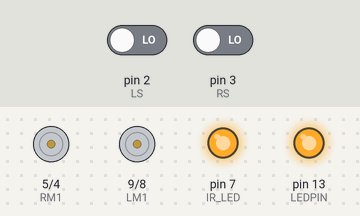
The sketch below on a simulated Arduino Uno, built with avr-gcc and run on an emulated ATmega328P. Shown: motor-driver pin pairs drawn as motors (green arrow = first pin HIGH = forward, orange = second pin HIGH = backward, longer = more drive), output pins drawn as LEDs (lit = HIGH). Inputs (shaded band) come from the test bench; at power-on: pin 2 (LS) LOW, pin 3 (RS) LOW.

Above: at 1.2 s.
1.3 s: pin 2 (LS) driven HIGH
At 1.7 s:
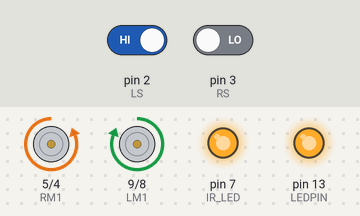
2.8 s: pin 3 (RS) driven HIGH
At 4.0 s:
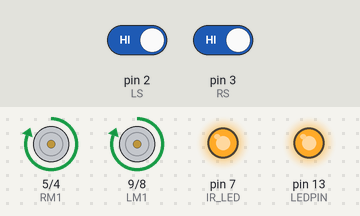
4.3 s: pin 2 (LS) driven LOW
At 5.2 s:
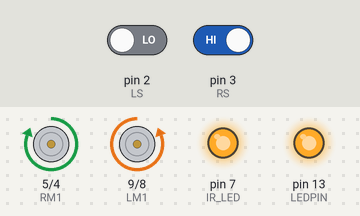
5.8 s: pin 3 (RS) driven LOW
At 6.4 s:
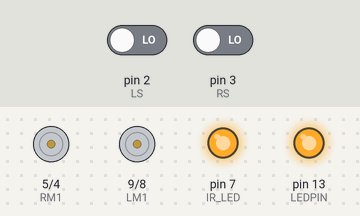
Timing chart, 0 to 8.3 s (numbered marks = the images above; inputs shaded):
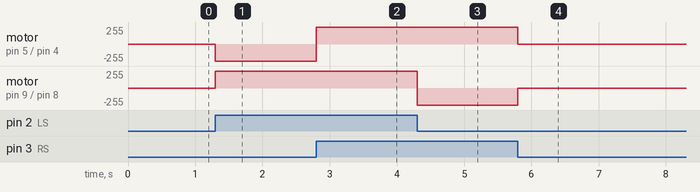

The sketch:

black_line_follower.ino
```cpp
#define LS 2
#define RS 3
#define LM1 9
#define LM2 8
#define RM1 5
#define RM2 4
#define IR_LED 7
#define LEDPIN 13

void setup() {
  pinMode(LS, INPUT);
  pinMode(RS, INPUT);
  pinMode(LM1, OUTPUT);
  pinMode(LM2, OUTPUT);
  pinMode(RM1, OUTPUT);
  pinMode(RM2, OUTPUT);
  pinMode(IR_LED, OUTPUT);
  digitalWrite(IR_LED, HIGH);
  pinMode(LEDPIN, OUTPUT);
  digitalWrite(LEDPIN, HIGH);
}

void loop() {
  bool leftSensor = digitalRead(LS);
  bool rightSensor = digitalRead(RS);

  if (leftSensor && rightSensor) {
    digitalWrite(LM1, HIGH);
    digitalWrite(LM2, LOW);
    digitalWrite(RM1, HIGH);
    digitalWrite(RM2, LOW);
    digitalWrite(LEDPIN, HIGH);
  }

  else if (leftSensor && !rightSensor) {
    digitalWrite(LM1, HIGH);
    digitalWrite(LM2, LOW);
    digitalWrite(RM1, LOW);
    digitalWrite(RM2, HIGH);
  }

  else if (!leftSensor && rightSensor) {
    digitalWrite(LM1, LOW);
    digitalWrite(LM2, HIGH);
    digitalWrite(RM1, HIGH);
    digitalWrite(RM2, LOW);
  }

  else {
    digitalWrite(LM1, LOW);
    digitalWrite(LM2, LOW);
    digitalWrite(RM1, LOW);
    digitalWrite(RM2, LOW);
  }
}
```

Measured:
- after the input at 1.3 s, motor on pin 5 (RM1) / pin 4 (RM2): stopped → backward 255/255 at once; motor on pin 9 (LM1) / pin 8 (LM2): stopped → forward 255/255 at once
- after the input at 2.8 s, motor on pin 5 (RM1) / pin 4 (RM2): backward 255/255 → forward 255/255 at once
- after the input at 4.3 s, motor on pin 9 (LM1) / pin 8 (LM2): forward 255/255 → backward 255/255 at once
- after the input at 5.8 s, motor on pin 5 (RM1) / pin 4 (RM2): forward 255/255 → stopped at once; motor on pin 9 (LM1) / pin 8 (LM2): backward 255/255 → stopped at once
